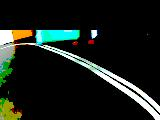
#> input picture mycar/data_course/images/2274_cam_image_array_.jpg, 160 x 120 px
$ python -i green_traffic_detector.py   (imports and definitions only)
#> lines starting #> are read from the running program, lines starting #| are printed output that depends on the picture; after the words box and inside, x2 and y2 are one past the last pixel; in counts of white or black regions, pixels touching at a corner belong together
#> further down, picture is the input picture: shape (120, 160, 3); mean B, G, R 26.2, 31.7, 25.1
import numpy as np
import cv2
import time
import random
import collections
import os
import urllib.request

class GreenTrafficDetector(object):

    def convertImageArrayToPILImage(self, img_arr):
        img = Image.fromarray(img_arr.astype('uint8'), 'RGB')

        return img

    '''
    Retourne si le feu vert a été detecté ou non
    '''
    def detect_green_traffic(self, img_arr):
        hsv = cv2.cvtColor(img_arr, cv2.COLOR_BGR2HSV)
#> hsv: shape (120, 160, 3); mean H, S, V 26, 74.5, 34

        lower_green = np.array([40,50,50])
        upper_green = np.array([80,255,255])

        mask = cv2.inRange(hsv, lower_green, upper_green)
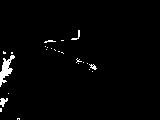
#> mask: shape (120, 160); 1.9% white; 24 white regions (20 under 20 px), largest, box (x1, y1, x2, y2) and area: (0, 55, 15, 87) 200, (0, 98, 8, 107) 43, (71, 30, 80, 40) 28, (89, 64, 97, 70) 24
        res = cv2.bitwise_and(img_arr, img_arr, mask = mask)

        grey = cv2.cvtColor(res, cv2.COLOR_BGR2GRAY)

        # applying gaussian blur
        value = (35, 35)
        blurred = cv2.GaussianBlur(grey, value, 0)
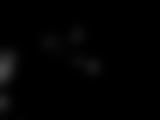
#> blurred: shape (120, 160); min 0, max 71, mean 2.2

        _, thresh1 = cv2.threshold(blurred, 127, 255, cv2.THRESH_BINARY_INV+cv2.THRESH_OTSU)
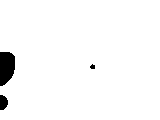
#> thresh1: shape (120, 160); 97.2% white; 3 black regions (1 under 20 px)
        contours, hierarchy = cv2.findContours(thresh1, cv2.RETR_TREE, cv2.CHAIN_APPROX_NONE)
#> contours = 2 contours; box (x1, y1, x2, y2) and area: (0, 0, 160, 120) 18390, (89, 63, 96, 70) 26
        cnt1 = min(contours, key = lambda x: cv2.contourArea(x))
#> cnt1 = contour of 16 points, box (x1, y1, x2, y2) (89, 63, 96, 70), area 26

        area = cv2.contourArea(cnt1, True)
#> area = 26
        print("Find : ", area > 0)
#| Find :  True
        return area > 0

    def run(self, img_arr, debug=False):
        if img_arr is None:
            return img_arr

        # Detect traffic light object
        return self.detect_green_traffic(img_arr)

>>> import cv2
>>> picture = cv2.imread('../../../../../mycar/data_course/images/2274_cam_image_array_.jpg')
>>> result = GreenTrafficDetector().detect_green_traffic(picture)
#> result = True

$ run again, on mycar/data_course/images/2358_cam_image_array_.jpg
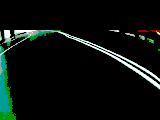
#> input picture mycar/data_course/images/2358_cam_image_array_.jpg, 160 x 120 px
#> picture is the input picture: shape (120, 160, 3); mean B, G, R 14.2, 17.2, 11.1
#> hsv: shape (120, 160, 3); mean H, S, V 23.8, 77.8, 18.1
#> in detect_green_traffic, `mask = cv2.inRange(hsv, lower_green, upper_green)`:
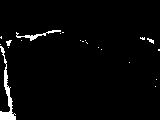
#> mask: shape (120, 160); 2.7% white; 21 white regions (17 under 20 px), largest, box (x1, y1, x2, y2) and area: (0, 46, 16, 120) 319, (16, 30, 61, 41) 117, (6, 40, 12, 46) 22, (147, 38, 154, 44) 21
#> in detect_green_traffic, `_, thresh1 = cv2.threshold(blurred, 127, 255, cv2.THRESH_BINARY_INV+cv..`:
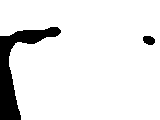
#> thresh1: shape (120, 160); 90.8% white; 2 black regions
#> contours = 2 contours; box (x1, y1, x2, y2) and area: (0, 0, 160, 120) 17200, (142, 35, 156, 46) 102
#> cnt1 = contour of 33 points, box (x1, y1, x2, y2) (142, 35, 156, 46), area 102
#> area = 102.5
#| Find :  True
#> result = True
